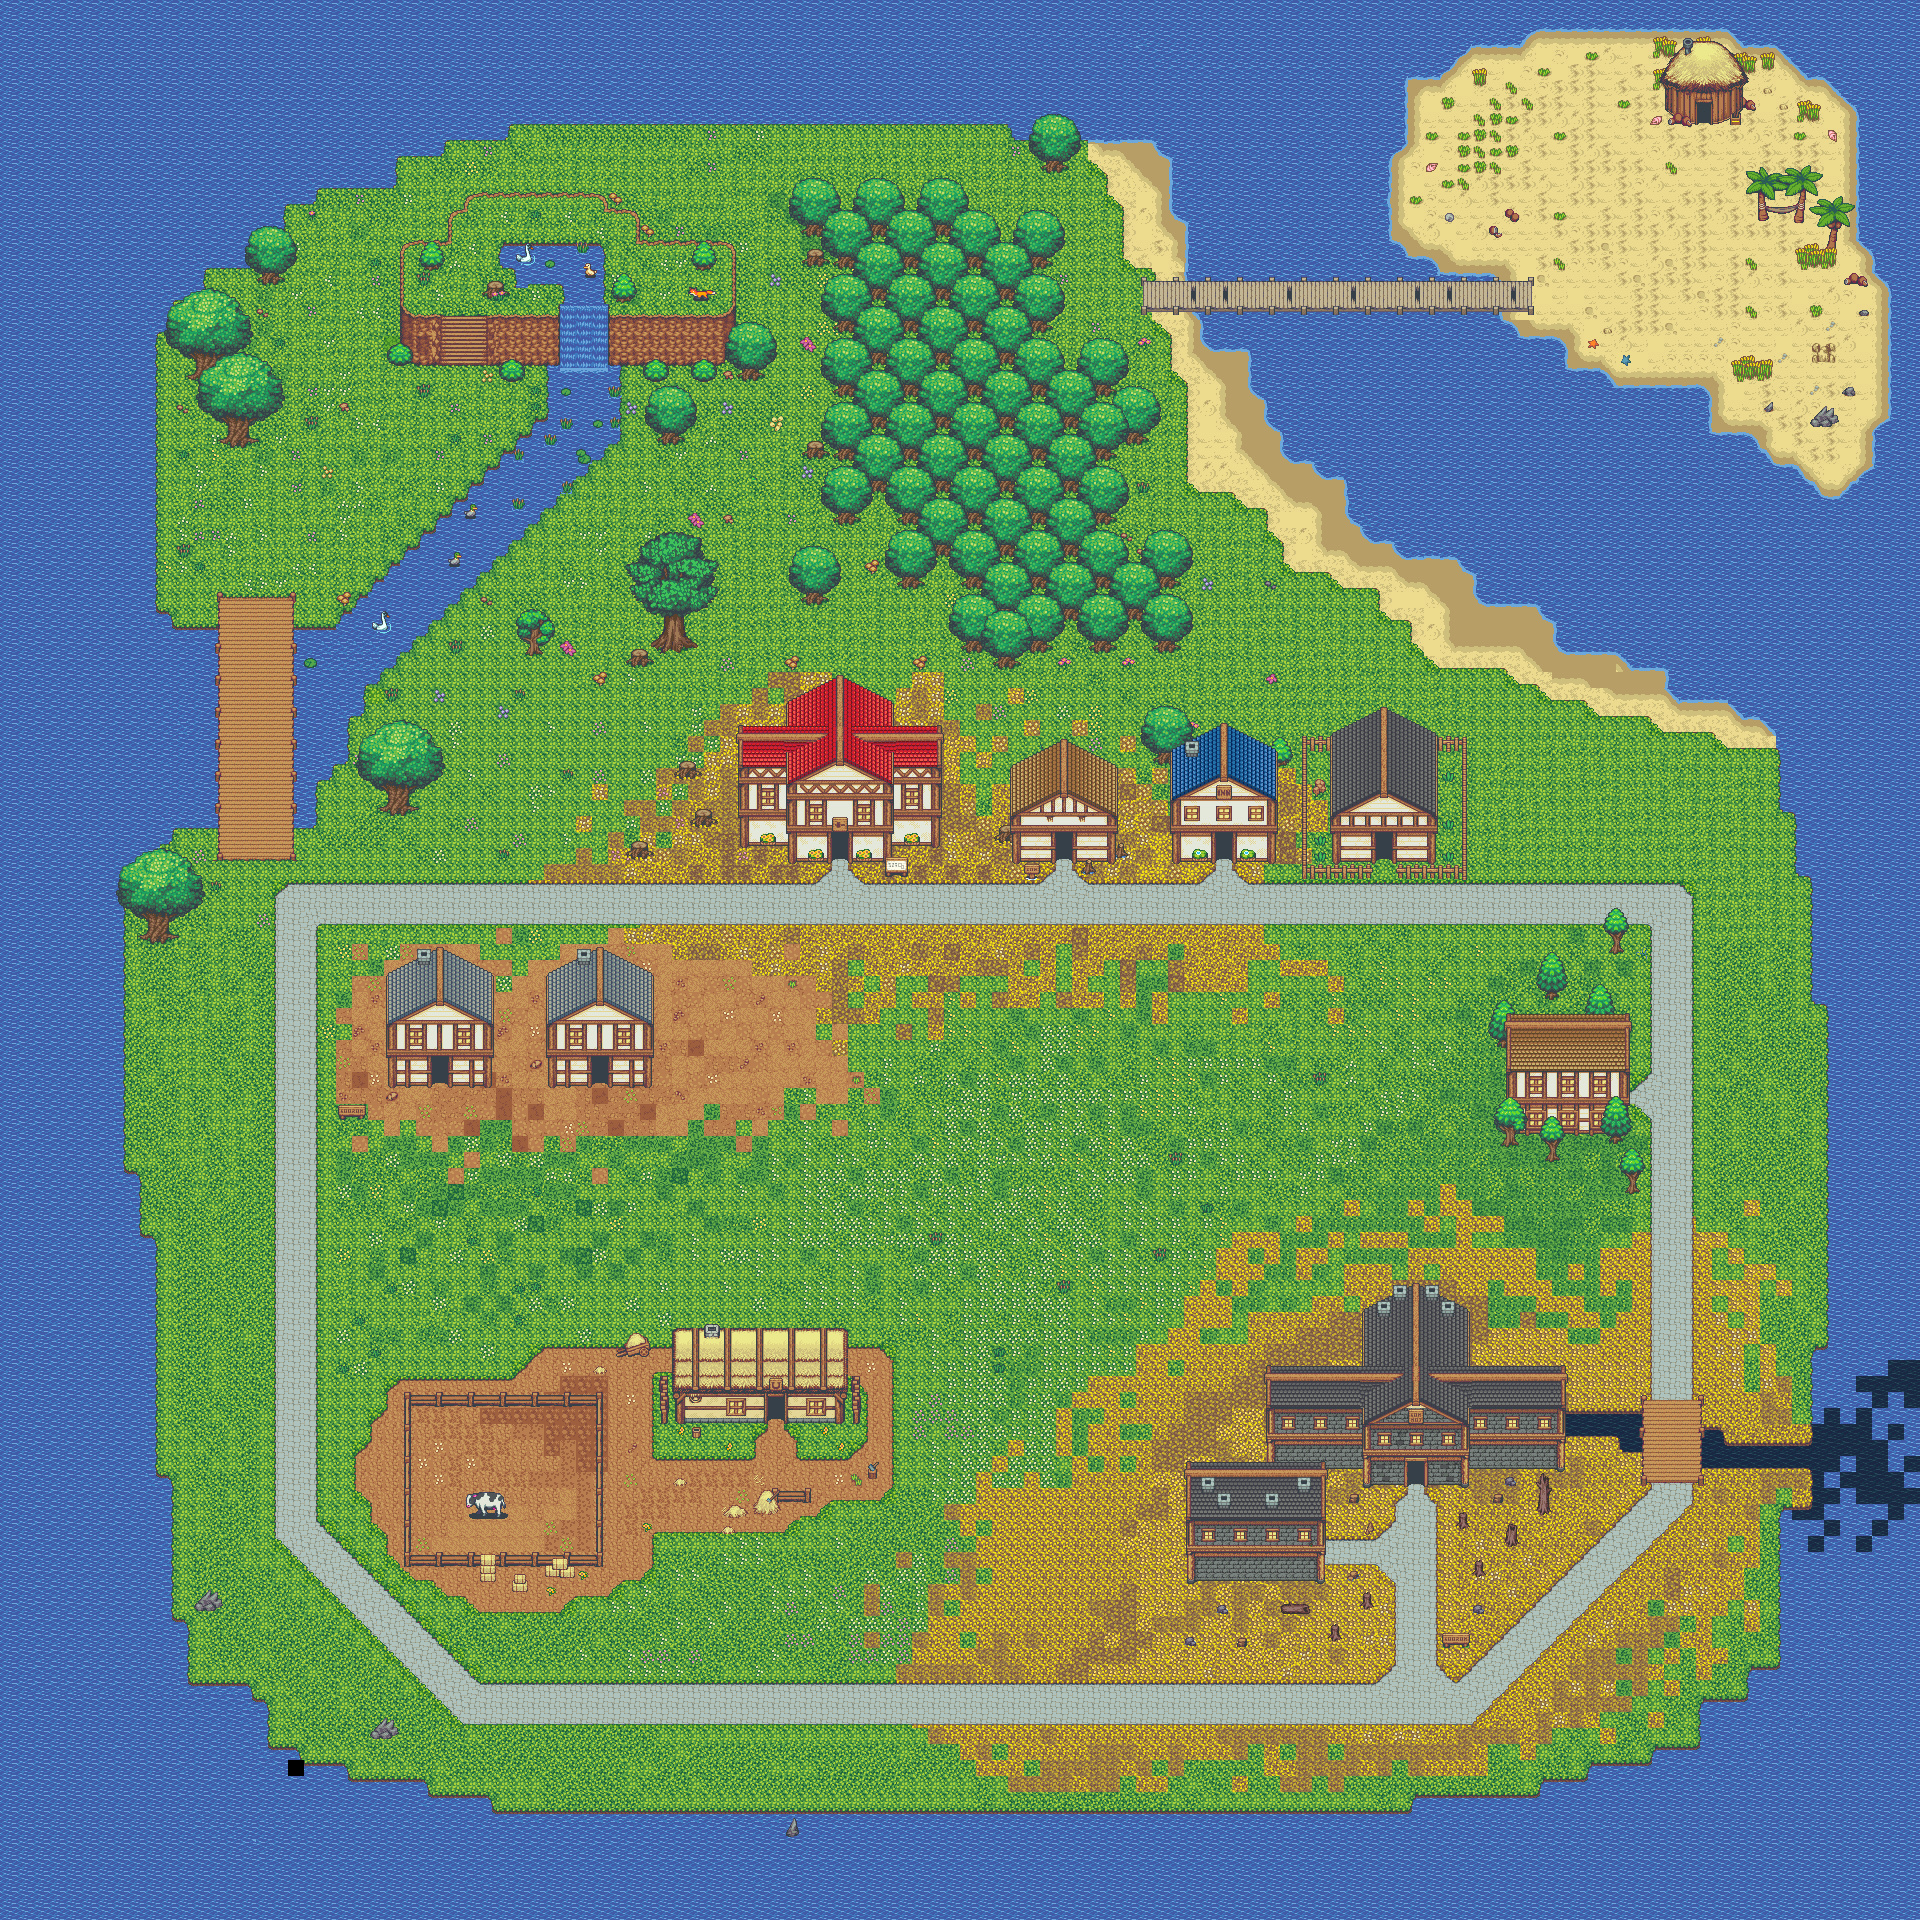

Below is a game level as drawn by its tile map, then a one-line description and the .tmx that defines it (tile-layer data replaced by summaries):
An orthogonal 120x120 tile map with 16x16 px tiles, 7 tile layers (background, roads, water, bridges, ...) and 9 objects (7x npc, player, door).

<map version="1.0" tiledversion="1.1.5" orientation="orthogonal" renderorder="right-down" width="120" height="120" tilewidth="16" tileheight="16" infinite="0" nextobjectid="24">
 <tileset firstgid="1" name="tileset" tilewidth="16" tileheight="16" tilecount="17731" columns="119">
  <image source="../images/Terrain.png" width="1904" height="2384" />
 </tileset>
 <layer name="background" width="120" height="120">
  <properties>
   <property name="tileset" value="map_tileset" />
  </properties>
  <data>[14400 cells, 9935 non-empty, 133 distinct tile ids]</data>
 </layer>
 <layer name="roads" width="120" height="120">
  <properties>
   <property name="tileset" value="map_tileset" />
  </properties>
  <data>[14400 cells, 1143 non-empty, 81 distinct tile ids]</data>
 </layer>
 <layer name="water" width="120" height="120">
  <properties>
   <property name="collision" type="bool" value="true" />
   <property name="tileset" value="map_tileset" />
  </properties>
  <data>[14400 cells, 4698 non-empty, 137 distinct tile ids]</data>
 </layer>
 <layer name="bridges" width="120" height="120">
  <properties>
   <property name="tileset" value="map_tileset" />
  </properties>
  <data>[14400 cells, 239 non-empty, 49 distinct tile ids]</data>
 </layer>
 <layer name="beneath_blocked" width="120" height="120">
  <properties>
   <property name="collision" type="bool" value="true" />
   <property name="tileset" value="map_tileset" />
  </properties>
  <data>[14400 cells, 416 non-empty, 217 distinct tile ids]</data>
 </layer>
 <layer name="blocked" width="120" height="120">
  <properties>
   <property name="collision" type="bool" value="true" />
   <property name="tileset" value="map_tileset" />
  </properties>
  <data>[14400 cells, 1583 non-empty, 474 distinct tile ids]</data>
 </layer>
 <layer name="above_blocked" width="120" height="120">
  <properties>
   <property name="collision" type="bool" value="true" />
   <property name="tileset" value="map_tileset" />
  </properties>
  <data>[14400 cells, 392 non-empty, 266 distinct tile ids]</data>
 </layer>
 <objectgroup name="objects">
  <properties>
   <property name="tileset" value="map_tileset" />
  </properties>
  <object id="1" name="player" type="player" x="839.928" y="912.356">
   <properties>
    <property name="group" value="players" />
    <property name="texture" value="player_spritesheet" />
    <property name="walking_speed" type="int" value="100" />
   </properties>
   <point />
  </object>
  <object id="4" name="jim" type="npc" x="640.995" y="1498.55">
   <properties>
    <property name="collision" type="bool" value="true" />
    <property name="group" value="npcs" />
    <property name="message" value="jim_message" />
    <property name="texture" value="jim_image" />
   </properties>
   <point />
  </object>
  <object id="14" name="door" type="door" x="829.779" y="828.786" width="20.6022" height="43.5204">
   <properties>
    <property name="group" value="doors" />
    <property name="next_level" value="townhall" />
   </properties>
  </object>
  <object id="17" name="miche" type="npc" x="1428.92" y="1524.88">
   <properties>
    <property name="collision" type="bool" value="true" />
    <property name="group" value="npcs" />
    <property name="message" value="miche_message" />
    <property name="texture" value="miche_image" />
   </properties>
   <point />
  </object>
  <object id="18" name="david" type="npc" x="295.187" y="1052.61">
   <properties>
    <property name="collision" type="bool" value="true" />
    <property name="group" value="npcs" />
    <property name="message" value="david_message" />
    <property name="texture" value="david_image" />
   </properties>
   <point />
  </object>
  <object id="19" name="townperson" type="npc" x="622.17" y="826.698">
   <properties>
    <property name="collision" type="bool" value="true" />
    <property name="group" value="npcs" />
    <property name="message" value="townperson_message" />
    <property name="texture" value="villager_image" />
   </properties>
   <point />
  </object>
  <object id="20" name="jeremy" type="npc" x="905.027" y="1012.36">
   <properties>
    <property name="collision" type="bool" value="true" />
    <property name="group" value="npcs" />
    <property name="message" value="jeremy_message" />
    <property name="texture" value="jeremy_image" />
   </properties>
   <point />
  </object>
  <object id="21" name="granny" type="npc" x="990.758" y="893.241">
   <properties>
    <property name="collision" type="bool" value="true" />
    <property name="group" value="npcs" />
    <property name="message" value="granny_message" />
    <property name="texture" value="granny_image" />
   </properties>
   <point />
  </object>
  <object id="22" name="peter" type="npc" x="238.514" y="520.927">
   <properties>
    <property name="collision" type="bool" value="true" />
    <property name="group" value="npcs" />
    <property name="message" value="peter_message" />
    <property name="texture" value="peter_image" />
   </properties>
   <point />
  </object>
 </objectgroup>
</map>
